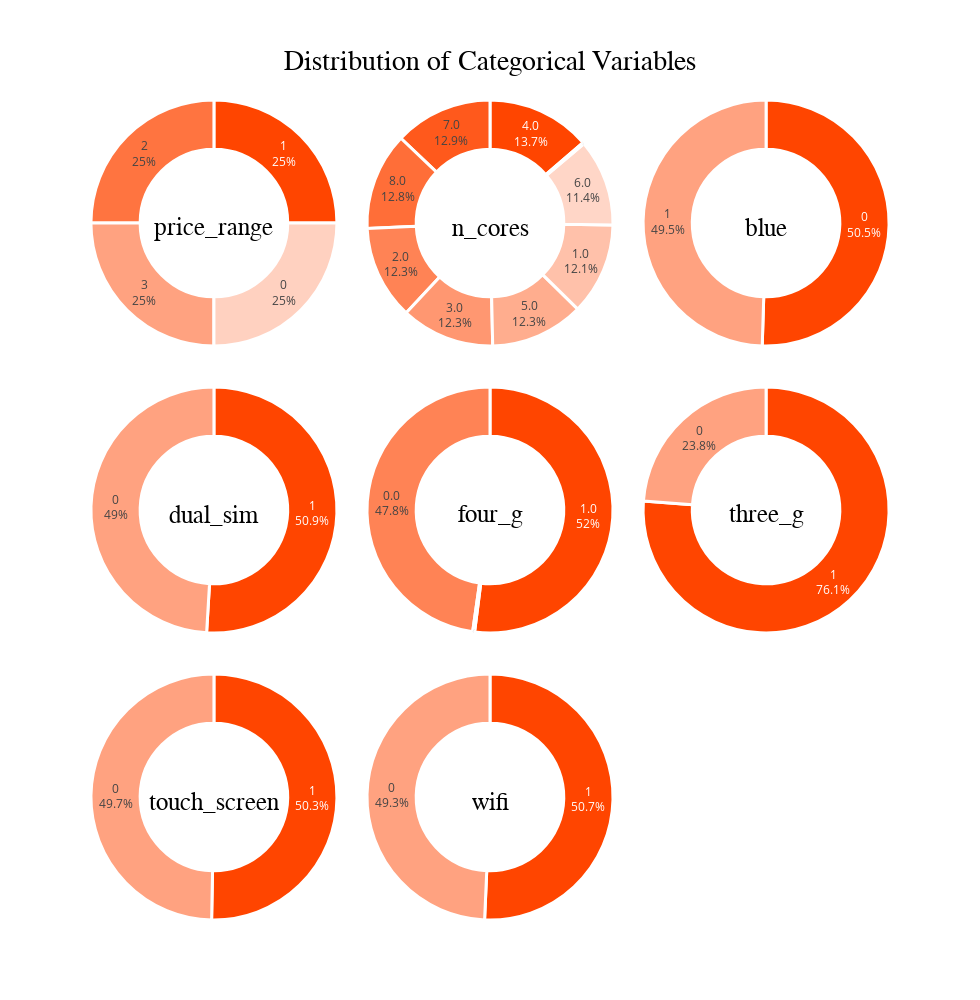

The notebook cell saved with this chart:
### Markdown cell above
Step 4.1 | Categorical Variables Univariate Analysis

To examine the distribution of categorical features, we plot interactive pie charts:

### Code cell
# Create the subplots
fig = make_subplots(rows=3, cols=3, specs=[[{'type':'domain'}]*3]*3, vertical_spacing=0.05, horizontal_spacing=0.01)

# Loop through all the features and add the pie chart to the subplot
for i, feature in enumerate(df_categorical.columns):
    value_counts = df_categorical[feature].value_counts()
    labels = value_counts.index.tolist()
    values = value_counts.values.tolist()

    # Define color map based on orangered color
    cmap = colors.LinearSegmentedColormap.from_list("orangered", ["orangered", "white"])
    norm = colors.Normalize(vmin=0, vmax=len(labels))
    color_list = [colors.rgb2hex(cmap(norm(i))) for i in range(len(labels))]

    # Create the pie chart
    pie_chart = go.Pie(
        labels=labels,
        values=values,
        hole=0.6,
        marker=dict(colors=color_list, line=dict(color='white', width=3)),
        textposition='inside',
        textinfo='percent+label',
        title=feature,  # Add title with the feature name
        title_font=dict(size=25, color='black', family='Calibri')
    )

    # Add the pie chart to the subplot
    if i < 8:
        row = i // 3 + 1
        col = i % 3 + 1
        fig.add_trace(pie_chart, row=row, col=col)

# Update the layout
fig.update_layout(showlegend=False, height=1000, width=980, 
                   title={
                          'text':"Distribution of Categorical Variables",
                          'y':0.95,
                          'x':0.5,
                          'xanchor':'center',
                          'yanchor':'top',
                          'font': {'size':28, 'color':'black', 'family':'Calibri'}
                         })

# Show the plot
fig.show()

### Figure 1 — Plotly figure (JSON) as saved in the notebook; plotly's stock layout.template omitted (floating-point values rounded to 4 significant figures)
{"data": [{"domain": {"x": [0, 0.3267], "y": [0.7, 1]}, "hole": 0.6, "labels": ["1", "2", "3", "0"], "marker": {"colors": ["#ff4500", "#ff7440", "#ffa280", "#ffd1c0"], "line": {"color": "white", "width": 3}}, "textinfo": "percent+label", "textposition": "inside", "title": {"font": {"color": "black", "family": "Calibri", "size": 25}, "text": "price_range"}, "type": "pie", "values": [500, 500, 500, 500]}, {"domain": {"x": [0.3367, 0.6633], "y": [0.7, 1]}, "hole": 0.6, "labels": ["4.0", "7.0", "8.0", "2.0", "3.0", "5.0", "1.0", "6.0", "nan"], "marker": {"colors": ["#ff4500", "#ff591c", "#ff6e38", "#ff8355", "#ff9771", "#ffad8e", "#ffc1aa", "#ffd6c7", "#ffebe3"], "line": {"color": "white", "width": 3}}, "textinfo": "percent+label", "textposition": "inside", "title": {"font": {"color": "black", "family": "Calibri", "size": 25}, "text": "n_cores"}, "type": "pie", "values": [273, 258, 256, 247, 246, 246, 242, 228, 4]}, {"domain": {"x": [0.6733, 1], "y": [0.7, 1]}, "hole": 0.6, "labels": ["0", "1"], "marker": {"colors": ["#ff4500", "#ffa280"], "line": {"color": "white", "width": 3}}, "textinfo": "percent+label", "textposition": "inside", "title": {"font": {"color": "black", "family": "Calibri", "size": 25}, "text": "blue"}, "type": "pie", "values": [1010, 990]}, {"domain": {"x": [0, 0.3267], "y": [0.35, 0.65]}, "hole": 0.6, "labels": ["1", "0"], "marker": {"colors": ["#ff4500", "#ffa280"], "line": {"color": "white", "width": 3}}, "textinfo": "percent+label", "textposition": "inside", "title": {"font": {"color": "black", "family": "Calibri", "size": 25}, "text": "dual_sim"}, "type": "pie", "values": [1019, 981]}, {"domain": {"x": [0.3367, 0.6633], "y": [0.35, 0.65]}, "hole": 0.6, "labels": ["1.0", "0.0", "nan"], "marker": {"colors": ["#ff4500", "#ff8355", "#ffc1aa"], "line": {"color": "white", "width": 3}}, "textinfo": "percent+label", "textposition": "inside", "title": {"font": {"color": "black", "family": "Calibri", "size": 25}, "text": "four_g"}, "type": "pie", "values": [1040, 955, 5]}, {"domain": {"x": [0.6733, 1], "y": [0.35, 0.65]}, "hole": 0.6, "labels": ["1", "0"], "marker": {"colors": ["#ff4500", "#ffa280"], "line": {"color": "white", "width": 3}}, "textinfo": "percent+label", "textposition": "inside", "title": {"font": {"color": "black", "family": "Calibri", "size": 25}, "text": "three_g"}, "type": "pie", "values": [1523, 477]}, {"domain": {"x": [0, 0.3267], "y": [0, 0.3]}, "hole": 0.6, "labels": ["1", "0"], "marker": {"colors": ["#ff4500", "#ffa280"], "line": {"color": "white", "width": 3}}, "textinfo": "percent+label", "textposition": "inside", "title": {"font": {"color": "black", "family": "Calibri", "size": 25}, "text": "touch_screen"}, "type": "pie", "values": [1006, 994]}, {"domain": {"x": [0.3367, 0.6633], "y": [0, 0.3]}, "hole": 0.6, "labels": ["1", "0"], "marker": {"colors": ["#ff4500", "#ffa280"], "line": {"color": "white", "width": 3}}, "textinfo": "percent+label", "textposition": "inside", "title": {"font": {"color": "black", "family": "Calibri", "size": 25}, "text": "wifi"}, "type": "pie", "values": [1014, 986]}], "layout": {"height": 1000, "showlegend": false, "title": {"font": {"color": "black", "family": "Calibri", "size": 28}, "text": "Distribution of Categorical Variables", "x": 0.5, "xanchor": "center", "y": 0.95, "yanchor": "top"}, "width": 980}}
